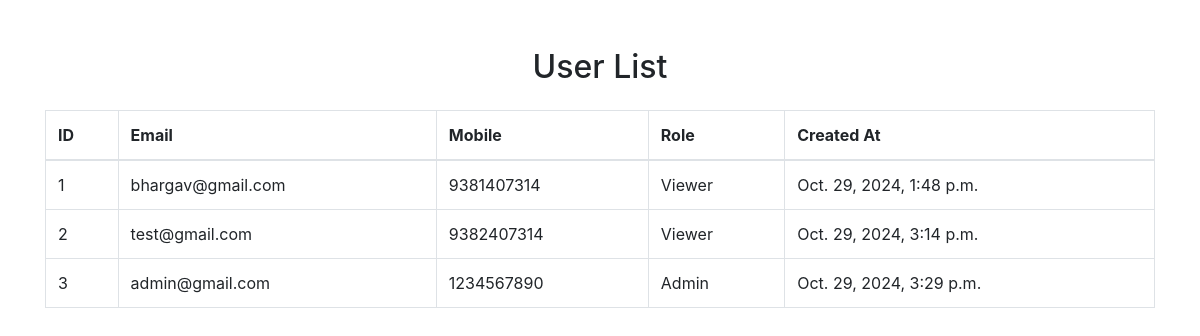
The app's page /myapp/users/ with its own data.
### myapp/models.py (models this page shows, shortened)
class User(models.Model):
    ROLE_CHOICES = [
        ('Admin', 'Admin'),
        ('Viewer', 'Viewer')
    ]
    email = models.EmailField(unique=True)
    mobile = models.CharField(max_length=15, unique=True)
    role = models.CharField(max_length=10, choices=ROLE_CHOICES)
    password = models.CharField(max_length=128)  # To store hashed passwords
    created_at = models.DateTimeField(auto_now_add=True)

### myapp/views.py (the view)
# urls.py: path('users/', views.user_list, name='user-list'),
def user_list(request):
    users = User.objects.all()  # Fetch all users
    return render(request, 'userslist.html', {'users': users})

### myapp/templates/userslist.html (shortened to what this page needs)
<!DOCTYPE html>
<html lang="en">
<head>
    <link href="https://maxcdn.bootstrapcdn.com/bootstrap/4.5.2/css/bootstrap.min.css" rel="stylesheet">
</head>
<body>
    <div class="container">
        <h2 class="text-center mt-5 mb-4">User List</h2>
        <table class="table table-bordered">
            <thead>
                <tr>
                    <th>ID</th>
                    <th>Email</th>
                    <th>Mobile</th>
                    <th>Role</th>
                    <th>Created At</th>
                </tr>
            </thead>
            <tbody>
                {% for user in users %}
                <tr>
                    <td>{{ user.id }}</td>
                    <td>{{ user.email }}</td>
                    <td>{{ user.mobile }}</td>
                    <td>{{ user.role }}</td>
                    <td>{{ user.created_at }}</td>
                </tr>
                {% empty %}
                <tr>
                    <td colspan="5" class="text-center">No users found.</td>
                </tr>
                {% endfor %}
            </tbody>
        </table>
    </div>
</body>
</html>

### records on screen
User: id "1", email "bhargav@gmail.com", mobile "9381407314", role "Viewer", created_at "Oct. 29, 2024, 1:48 p.m."
User: id "2", email "test@gmail.com", mobile "9382407314", role "Viewer", created_at "Oct. 29, 2024, 3:14 p.m."
User: id "3", email "admin@gmail.com", mobile "1234567890", role "Admin", created_at "Oct. 29, 2024, 3:29 p.m."
